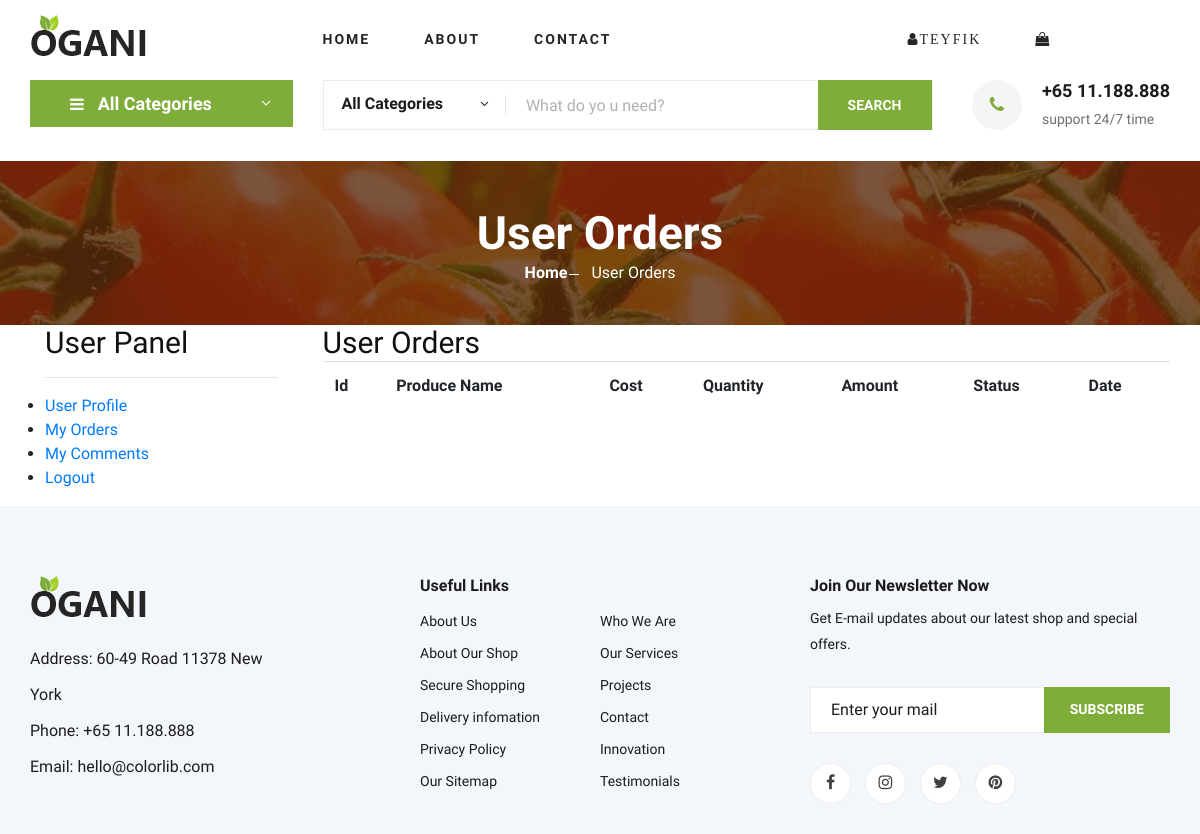
Before: /user/orderdetail/16 (signed in) with the older database file.
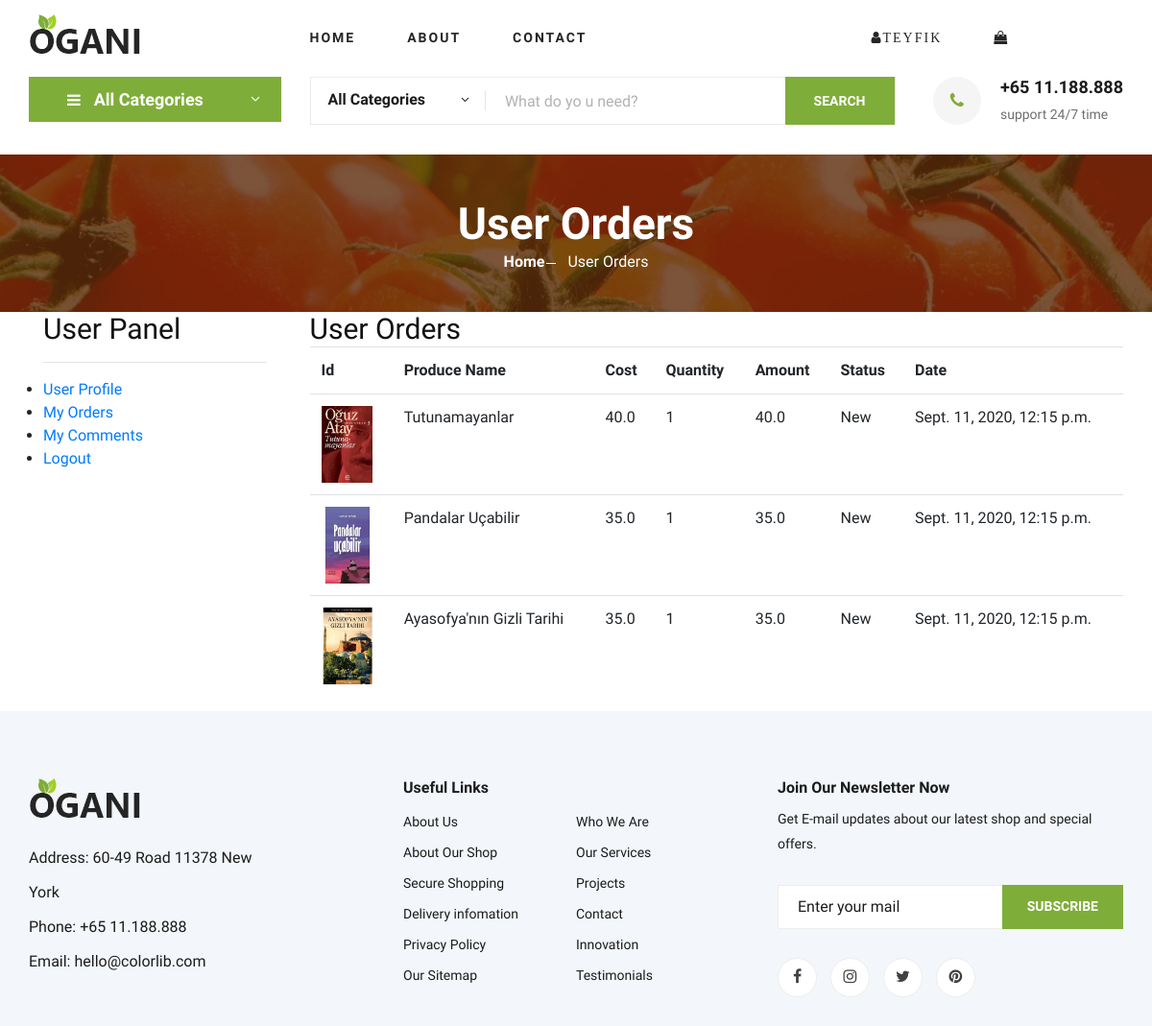
After: the same page with the newer database file.
### order/models.py (models this page shows, shortened)
class OrderProduce(models.Model):
    STATUS = (
        ('New', 'New'),
        ('Accepted', 'Accepted'),
        ('Canceled', 'Canceled'),
    )
    order=models.ForeignKey(Order,on_delete=models.CASCADE)
    user=models.ForeignKey(User,on_delete=models.CASCADE)
    produce=models.ForeignKey(Produce,on_delete=models.CASCADE)
    quantity=models.IntegerField()
    cost=models.FloatField()
    amount=models.FloatField()
    status=models.CharField(max_length=10,choices=STATUS,default='New')
    create_at = models.DateTimeField(auto_now_add=True)
    update_at = models.DateTimeField(auto_now=True)

### Produce/models.py (models this page shows, shortened)
class Produce(models.Model):
        STATUS = (
            ('True', 'Evet'),
            ('False', 'Hayır'),
        )
        category = models.ForeignKey(Category, on_delete=models.CASCADE)  # category tablosu ile ilişki
        title = models.CharField(blank=True, max_length=100)
        keywords = models.CharField(blank=True, max_length=255)
        description = models.CharField(blank=True, max_length=255)
        image = models.ImageField(blank=True, upload_to='images/')
        cost=models.FloatField()
        Quantity=models.IntegerField()
        slug=models.SlugField(null=False, unique=True)
        detail = RichTextUploadingField()
        status = models.CharField(max_length=10, choices=STATUS)
        created_at = models.DateTimeField(auto_now_add=True)
        updated_at = models.DateTimeField(auto_now=True)
        def image_tag(self):
            return  mark_safe('<img src ="{}" height="50"/>'.format(self.image.url))
        image_tag.short_description='Image'

### user/views.py (the view)
# urls.py: path('orderdetail/<int:id>',views.orderdetail,name='orderdetail')
@login_required(login_url='/login')
def orderdetail(request,id):
    category = Category.objects.all()
    current_user = request.user
    order = Order.objects.filter(user_id=current_user.id, id=id)
    items=OrderProduce.objects.filter(order_id=id)
    context = {
        'category': category,
        'order': order,
        'items':items,
    }
    return render(request, "user_order_detail.html", context)

### user/templates/user_order_detail.html (shortened to what this page needs)
{% extends "homebase.html" %}
{% block content %}
    {% load static %}
    <section class="breadcrumb-section set-bg" data-setbg="{% static 'img/breadcrumb.jpg'%}">
        <div class="container">
            <div class="row">
                <div class="col-lg-12 text-center">
                    <div class="breadcrumb__text">
                        <h2>User Orders</h2>
                        <div class="breadcrumb__option">
                            <a href="/">Home</a>
                            <span>User Orders</span>
                        </div>
                    </div>
                </div>
            </div>
        </div>
    </section>
    <div id="contact" class="section wb">
        <div class="container">
            <div class="row">
                <div class="col-md-3">
                    <div class="container">
                        <div class="map-box">
                            <h3 class="title">User Panel</h3>
                            <hr>
                        </div>
                        {% include "user_panel.html" %}
                    </div>
                </div>
                <div class="col-md-9">
                    <div class="map-box">
                        <h3 class="title">User Orders</h3>
                    </div>
                    <table class="table">
                        <tr>
                            <th class="text-left">Id</th>
                            <th class="text-left">Produce Name</th>
                            <th class="text-left">Cost</th>
                            <th class="text-left">Quantity</th>
                            <th class="text-left">Amount</th>
                            <th class="text-left">Status</th>
                            <th class="text-left">Date</th>
                        </tr>
                        {% for rs in items %}
                            <tr>
                                <td class="text-left"> <a href="/produce/{{ rs.produce_id }}/{{ rs.produce.slug }}"><img src="{{ rs.produce.image.url }}" height="80"></a></td>
                                <td class="text-left">{{ rs.produce.title }}</td>
                                <td class="text-left">{{ rs.cost }}</td>
                                <td class="text-left">{{ rs.quantity }}</td>
                                <td class="text-left">{{ rs.amount }}</td>
                                <td class="text-left">{{ rs.status }}</td>
                                <td class="text-left">{{ rs.create_at }}</td>
                            </tr>
                        {% endfor %}
                    </table>
                </div>
            </div>
        </div>
    </div>
{% endblock %}

### home/templates/homebase.html (shortened to what this page needs)
<!DOCTYPE html>
<html lang="en">
<head>
{% load static %}
    <link rel="stylesheet" href="{% static 'css/bootstrap.min.css'%}" type="text/css">
    <link rel="stylesheet" href="{% static 'css/font-awesome.min.css'%}" type="text/css">
    <link rel="stylesheet" href="{% static 'css/elegant-icons.css'%}" type="text/css">
    <link rel="stylesheet" href="{% static 'css/nice-select.css'%}" type="text/css">
    <link rel="stylesheet" href="{% static 'css/forms.css'%}" type="text/css">
    <link rel="stylesheet" href="{% static 'css/dropdd.css'%}" type="text/css">
    <link rel="stylesheet" href="{% static 'css/jquery-ui.min.css'%}" type="text/css">
    <link rel="stylesheet" href="{% static 'css/owl.carousel.min.css'%}" type="text/css">
    <link rel="stylesheet" href="{% static 'css/slicknav.min.css'%}" type="text/css">
    <link rel="stylesheet" href="{% static 'css/style.css'%}" type="text/css">
</head>
<body>
{% include 'header.html' %}
{% include 'sidebar.html'%}
{% block content %} {% endblock %}
{% include 'footer.html' %}
</body>
</html>

### home/templates/header.html (shortened to what this page needs)
{% load static %}
<header class="header">
    <div class="container">
        <div class="row">
            <div class="col-lg-3">
                <div class="header__logo">
                    <a href="/"><img src="{% static 'img/logo.png'%}" alt=""></a>
                </div>
            </div>
            <div class="col-lg-6">
                <nav class="header__menu">
                    <ul>
                        <li class=""><a href="/">Home</a></li>
                        <li><a href="/about">About</a></li>
                        <li><a href="/contact">Contact</a></li>
                    </ul>
                </nav>
            </div>
            <div class="col-lg-3">
                <div class="header__menu">
                    <ul>
                        {% if user.id is not None %}
                            <li>
                                <a href="#"><i class="fa fa-user">{{ user.first_name }}</i></a>
                            </li>
                            <li><a href="/shopcart"><i class="fa fa-shopping-bag">{{ request.session.cart_items }}</i></a></li>
                        {% else %}
                            <li> <a  href="/login/"><i class="fa fa-user">Login</i> </a></li>
                            <li><a  href="/signup/"><i class="fa fa-user">Sign up</i></a></li>
                        {% endif %}
                    </ul>
                </div>
            </div>
        </div>
    </div>
</header>

### home/templates/sidebar.html (shortened to what this page needs)
{% load static %}
{% if page  %}
    <section class="hero">
{% else %}
    <section class="hero hero-normal">
{% endif %}
<div class="container">
    <div class="row">
        <div class="col-lg-3">
            <div class="hero__categories">
                <div class="hero__categories__all">
                    <i class="fa fa-bars"></i>
                    <span>All Categories</span>
                </div>
                    {% load mptt_tags %}
            </div>
        </div>
        <div class="col-lg-9">
            <div class="hero__search">
                <div class="hero__search__form">
                    <form action="/search/" method="post">
                        <div class="hero__search__categories">
                            All Categories
                            <span class="arrow_carrot-down"></span>
                        </div>
                        <input name="query" type="text" placeholder="What do yo u need?">
                        <button type="submit" class="site-btn">SEARCH</button>
                    </form>
                </div>
                <div class="hero__search__phone">
                    <div class="hero__search__phone__icon">
                        <i class="fa fa-phone"></i>
                    </div>
                    <div class="hero__search__phone__text">
                        <h5>+65 11.188.888</h5>
                        <span>support 24/7 time</span>
                    </div>
                </div>
            </div>
        </div>
    </div>
</div>
</section>

### user/templates/user_panel.html
<div class="table">
    <ul class="list-group">
        <li><a href="/user">User Profile</a></li>
        <li><a href="/user/orders">My Orders</a></li>
        <li><a href="/user/comments">My Comments</a></li>
        <li><a href="/logout">Logout</a></li>
    </ul>
</div>

### home/templates/footer.html (shortened to what this page needs)
{% load static %}
<footer class="footer spad">
        <div class="container">
            <div class="row">
                <div class="col-lg-3 col-md-6 col-sm-6">
                    <div class="footer__about">
                        <div class="footer__about__logo">
                            <a href="./index.html"><img src="{% static 'img/logo.png'%}" alt=""></a>
                        </div>
                        <ul>
                            <li>Address: 60-49 Road 11378 New York</li>
                            <li>Phone: +65 11.188.888</li>
                            <li>Email: hello@colorlib.com</li>
                        </ul>
                    </div>
                </div>
                <div class="col-lg-4 col-md-6 col-sm-6 offset-lg-1">
                    <div class="footer__widget">
                        <h6>Useful Links</h6>
                        <ul>
                            <li><a href="#">About Us</a></li>
                            <li><a href="#">About Our Shop</a></li>
                            <li><a href="#">Secure Shopping</a></li>
                            <li><a href="#">Delivery infomation</a></li>
                            <li><a href="#">Privacy Policy</a></li>
                            <li><a href="#">Our Sitemap</a></li>
                        </ul>
                        <ul>
                            <li><a href="#">Who We Are</a></li>
                            <li><a href="#">Our Services</a></li>
                            <li><a href="#">Projects</a></li>
                            <li><a href="#">Contact</a></li>
                            <li><a href="#">Innovation</a></li>
                            <li><a href="#">Testimonials</a></li>
                        </ul>
                    </div>
                </div>
                <div class="col-lg-4 col-md-12">
                    <div class="footer__widget">
                        <h6>Join Our Newsletter Now</h6>
                        <p>Get E-mail updates about our latest shop and special offers.</p>
                        <form action="#">
                            <input type="text" placeholder="Enter your mail">
                            <button type="submit" class="site-btn">Subscribe</button>
                        </form>
                        <div class="footer__widget__social">
                            <a href="#"><i class="fa fa-facebook"></i></a>
                            <a href="#"><i class="fa fa-instagram"></i></a>
                            <a href="#"><i class="fa fa-twitter"></i></a>
                            <a href="#"><i class="fa fa-pinterest"></i></a>
                        </div>
                    </div>
                </div>
            </div>
        </div>
    </footer>

### home/static/css/dropdd.css (style rules this page uses)
body { background: #fff; overflow-x:hidden; }

Changed rows visible on the page:
added OrderProduce: produce.image (picture), produce "Tutunamayanlar", cost "40.0", quantity "1", amount "40.0", status "New", create_at "Sept. 11, 2020, 12:15 p.m."
added OrderProduce: produce.image (picture), produce "Pandalar Uçabilir", cost "35.0", quantity "1", amount "35.0", status "New", create_at "Sept. 11, 2020, 12:15 p.m."
added OrderProduce: produce.image (picture), produce "Ayasofya'nın Gizli Tarihi", cost "35.0", quantity "1", amount "35.0", status "New", create_at "Sept. 11, 2020, 12:15 p.m."
